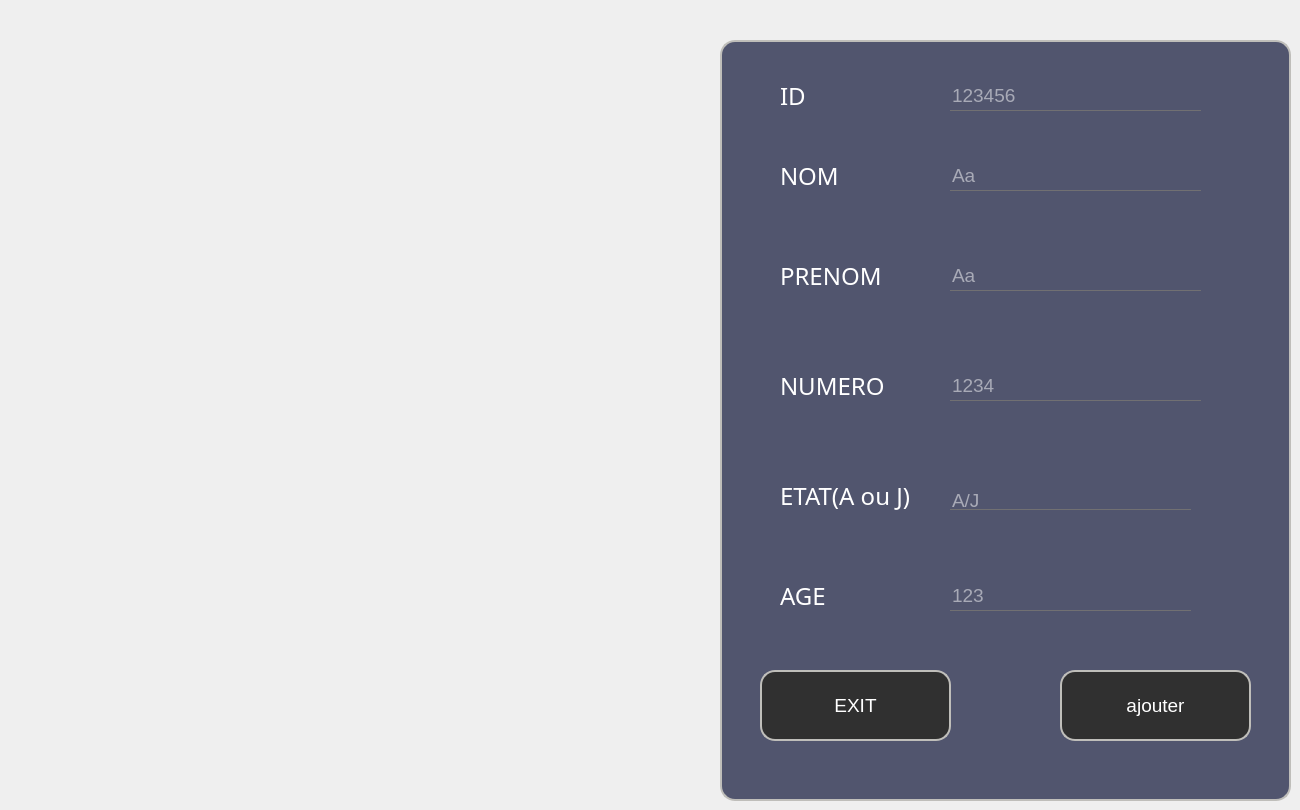
    <widget class="QWidget" name="tab_24">
     <attribute name="title">
      <string>tab23 addaj</string>
     </attribute>
     <widget class="QFrame" name="add_employee_7">
      <property name="geometry">
       <rect>
        <x>720</x>
        <y>40</y>
        <width>571</width>
        <height>761</height>
       </rect>
      </property>
      <property name="styleSheet">
       <string notr="true">QFrame
{
	background:#51556e;
border: 2px solid #bfbeba;
    border-radius:15px;
}</string>
      </property>
      <property name="frameShape">
       <enum>QFrame::StyledPanel</enum>
      </property>
      <property name="frameShadow">
       <enum>QFrame::Raised</enum>
      </property>
      <widget class="QLineEdit" name="le_id1">
       <property name="geometry">
        <rect>
         <x>230</x>
         <y>40</y>
         <width>251</width>
         <height>31</height>
        </rect>
       </property>
       <property name="font">
        <font>
         <pointsize>14</pointsize>
        </font>
       </property>
       <property name="acceptDrops">
        <bool>true</bool>
       </property>
       <property name="styleSheet">
        <string notr="true">*{
background:transparent;
border:none;
color:white;
border-bottom:1px solid #717072;
}</string>
       </property>
       <property name="inputMask">
        <string/>
       </property>
       <property name="text">
        <string/>
       </property>
       <property name="maxLength">
        <number>32767</number>
       </property>
       <property name="echoMode">
        <enum>QLineEdit::Normal</enum>
       </property>
       <property name="placeholderText">
        <string>123456</string>
       </property>
      </widget>
      <widget class="QLabel" name="label_34">
       <property name="geometry">
        <rect>
         <x>60</x>
         <y>30</y>
         <width>51</width>
         <height>51</height>
        </rect>
       </property>
       <property name="styleSheet">
        <string notr="true">*{
    font-family:century gothic;
    font-size:24px;
	color:white;
    border:none;
}

</string>
       </property>
       <property name="text">
        <string>ID</string>
       </property>
      </widget>
      <widget class="QLabel" name="label_35">
       <property name="geometry">
        <rect>
         <x>60</x>
         <y>110</y>
         <width>111</width>
         <height>51</height>
        </rect>
       </property>
       <property name="styleSheet">
        <string notr="true">*{
    font-family:century gothic;
    font-size:24px;
	color:white;
    border:none;
}

</string>
       </property>
       <property name="text">
        <string>NOM</string>
       </property>
      </widget>
      <widget class="QLineEdit" name="le_numero1">
       <property name="geometry">
        <rect>
         <x>230</x>
         <y>330</y>
         <width>251</width>
         <height>31</height>
        </rect>
       </property>
       <property name="font">
        <font>
         <pointsize>14</pointsize>
        </font>
       </property>
       <property name="acceptDrops">
        <bool>true</bool>
       </property>
       <property name="styleSheet">
        <string notr="true">*{
background:transparent;
border:none;
color:white;
border-bottom:1px solid #717072;
}</string>
       </property>
       <property name="inputMask">
        <string/>
       </property>
       <property name="text">
        <string/>
       </property>
       <property name="maxLength">
        <number>32767</number>
       </property>
       <property name="echoMode">
        <enum>QLineEdit::Normal</enum>
       </property>
       <property name="placeholderText">
        <string>1234</string>
       </property>
      </widget>
      <widget class="QLabel" name="le_prenom">
       <property name="geometry">
        <rect>
         <x>60</x>
         <y>210</y>
         <width>111</width>
         <height>51</height>
        </rect>
       </property>
       <property name="styleSheet">
        <string notr="true">*{
    font-family:century gothic;
    font-size:24px;
	color:white;
    border:none;
}

</string>
       </property>
       <property name="text">
        <string>PRENOM</string>
       </property>
      </widget>
      <widget class="QLineEdit" name="le_prenom1">
       <property name="geometry">
        <rect>
         <x>230</x>
         <y>220</y>
         <width>251</width>
         <height>31</height>
        </rect>
       </property>
       <property name="font">
        <font>
         <pointsize>14</pointsize>
        </font>
       </property>
       <property name="acceptDrops">
        <bool>true</bool>
       </property>
       <property name="styleSheet">
        <string notr="true">*{
background:transparent;
border:none;
color:white;
border-bottom:1px solid #717072;
}</string>
       </property>
       <property name="inputMask">
        <string/>
       </property>
       <property name="text">
        <string/>
       </property>
       <property name="maxLength">
        <number>32767</number>
       </property>
       <property name="echoMode">
        <enum>QLineEdit::Normal</enum>
       </property>
       <property name="placeholderText">
        <string>Aa</string>
       </property>
      </widget>
      <widget class="QLabel" name="le_numero">
       <property name="geometry">
        <rect>
         <x>60</x>
         <y>320</y>
         <width>111</width>
         <height>51</height>
        </rect>
       </property>
       <property name="styleSheet">
        <string notr="true">*{
    font-family:century gothic;
    font-size:24px;
	color:white;
    border:none;
}

</string>
       </property>
       <property name="text">
        <string>NUMERO</string>
       </property>
      </widget>
      <widget class="QLineEdit" name="le_nom1">
       <property name="geometry">
        <rect>
         <x>230</x>
         <y>120</y>
         <width>251</width>
         <height>31</height>
        </rect>
       </property>
       <property name="font">
        <font>
         <pointsize>14</pointsize>
        </font>
       </property>
       <property name="acceptDrops">
        <bool>true</bool>
       </property>
       <property name="styleSheet">
        <string notr="true">*{
background:transparent;
border:none;
color:white;
border-bottom:1px solid #717072;
}</string>
       </property>
       <property name="inputMask">
        <string/>
       </property>
       <property name="text">
        <string/>
       </property>
       <property name="maxLength">
        <number>32767</number>
       </property>
       <property name="echoMode">
        <enum>QLineEdit::Normal</enum>
       </property>
       <property name="placeholderText">
        <string>Aa</string>
       </property>
      </widget>
      <widget class="QLabel" name="le_etat">
       <property name="geometry">
        <rect>
         <x>60</x>
         <y>430</y>
         <width>141</width>
         <height>51</height>
        </rect>
       </property>
       <property name="styleSheet">
        <string notr="true">*{
    font-family:century gothic;
    font-size:24px;
	color:white;
    border:none;
}

</string>
       </property>
       <property name="text">
        <string>ETAT(A ou J)</string>
       </property>
      </widget>
      <widget class="QPushButton" name="pb_ajouter">
       <property name="geometry">
        <rect>
         <x>340</x>
         <y>630</y>
         <width>191</width>
         <height>71</height>
        </rect>
       </property>
       <property name="font">
        <font>
         <pointsize>14</pointsize>
        </font>
       </property>
       <property name="styleSheet">
        <string notr="true">*{
color:white;
border-radius: 15px;
border: 2px solid #bfbeba;
background:#303030;
}

*:hover
{
	color:#303030;
	border-radius:15px;
	background:white
}</string>
       </property>
       <property name="text">
        <string>ajouter</string>
       </property>
      </widget>
      <widget class="QLineEdit" name="le_etat1">
       <property name="geometry">
        <rect>
         <x>230</x>
         <y>450</y>
         <width>241</width>
         <height>20</height>
        </rect>
       </property>
       <property name="font">
        <font>
         <pointsize>14</pointsize>
        </font>
       </property>
       <property name="styleSheet">
        <string notr="true">*{
background:transparent;
border:none;
color:white;
border-bottom:1px solid #717072;
}</string>
       </property>
       <property name="placeholderText">
        <string>A/J</string>
       </property>
      </widget>
      <widget class="QLineEdit" name="le_age1">
       <property name="geometry">
        <rect>
         <x>230</x>
         <y>540</y>
         <width>241</width>
         <height>31</height>
        </rect>
       </property>
       <property name="font">
        <font>
         <pointsize>14</pointsize>
        </font>
       </property>
       <property name="styleSheet">
        <string notr="true">*{
background:transparent;
border:none;
color:white;
border-bottom:1px solid #717072;
}</string>
       </property>
       <property name="placeholderText">
        <string>123</string>
       </property>
      </widget>
      <widget class="QLabel" name="le_age">
       <property name="geometry">
        <rect>
         <x>60</x>
         <y>540</y>
         <width>111</width>
         <height>31</height>
        </rect>
       </property>
       <property name="styleSheet">
        <string notr="true">*{
    font-family:century gothic;
    font-size:24px;
	color:white;
    border:none;
}

</string>
       </property>
       <property name="text">
        <string>AGE</string>
       </property>
      </widget>
      <widget class="QPushButton" name="pushButton_8">
       <property name="geometry">
        <rect>
         <x>40</x>
         <y>630</y>
         <width>191</width>
         <height>71</height>
        </rect>
       </property>
       <property name="font">
        <font>
         <pointsize>14</pointsize>
        </font>
       </property>
       <property name="styleSheet">
        <string notr="true">*{
color:white;
border-radius: 15px;
border: 2px solid #bfbeba;
background:#303030;
}

*:hover
{
	color:#303030;
	border-radius:15px;
	background:white
}</string>
       </property>
       <property name="text">
        <string>EXIT</string>
       </property>
      </widget>
      <zorder>label_34</zorder>
      <zorder>label_35</zorder>
      <zorder>le_id1</zorder>
      <zorder>le_numero1</zorder>
      <zorder>le_prenom</zorder>
      <zorder>le_prenom1</zorder>
      <zorder>le_numero</zorder>
      <zorder>le_nom1</zorder>
      <zorder>le_etat</zorder>
      <zorder>pb_ajouter</zorder>
      <zorder>le_etat1</zorder>
      <zorder>le_age1</zorder>
      <zorder>le_age</zorder>
      <zorder>pushButton_8</zorder>
     </widget>
    </widget>
